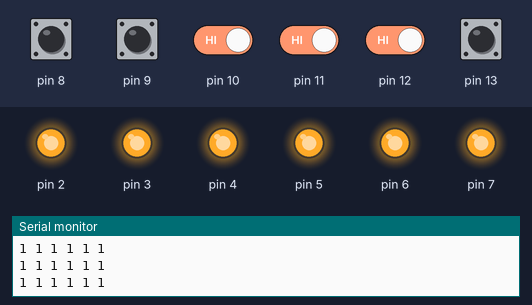
A sketch run on a simulated Arduino Uno, built with avr-gcc and run on an emulated ATmega328P. Shown: output pins drawn as LEDs (lit = HIGH), the last lines printed to the serial monitor. The test bench sets the inputs (shaded band); at power-on: pin 8–13 HIGH.

Above: at 1.2 s.
1.3 s: pin 8 pulled LOW for 1 s
At 2.18 s:
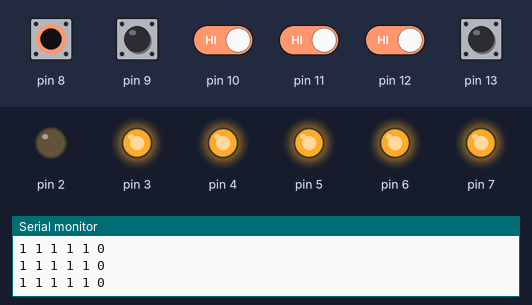
3.8 s: pin 9 pulled LOW for 1 s
At 4.6 s:
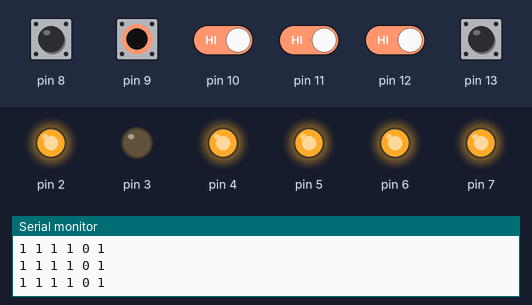
6.3 s: pin 8 driven LOW and pin 9 driven LOW and pin 10 driven LOW and pin 11 driven LOW and pin 12 driven LOW
At 7.3 s:
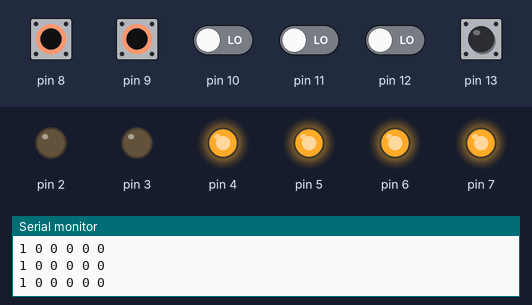
9.3 s: pin 8 driven HIGH
At 10.1 s:
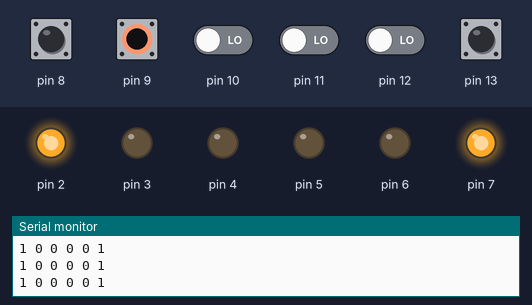
10.8 s: pin 9 driven HIGH
At 11.2 s:
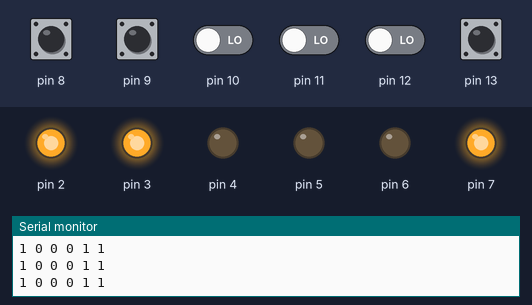
12.3 s: pin 10 driven HIGH
At 13.5 s:
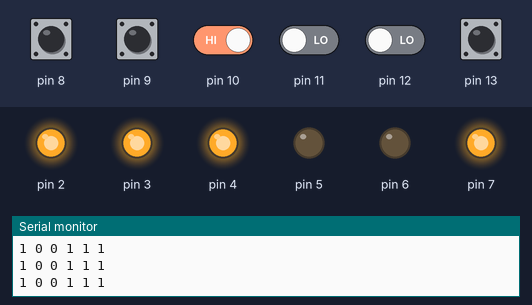
Timing chart, 0 to 14.8 s (numbered marks = the images above; inputs shaded):
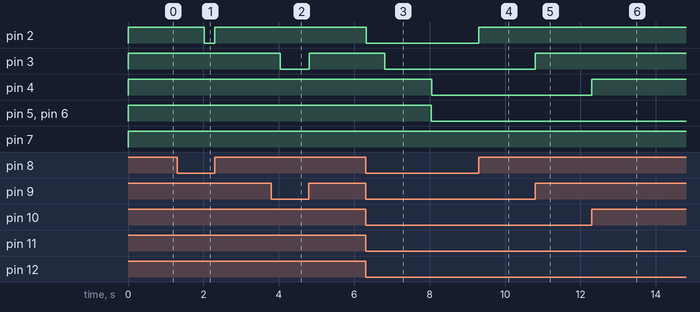

The sketch:

sketch_RADButtons.ino
```cpp
/* CUSTOM CLASS DEFINITION
 *
 *  TODO: may want to have multiple LEDs controlled
 *  by one button --> in that case, we can have
 *  an array of LEDs instead, and methods like
 *  turnOnLED can be turnOnLEDs instead
 *
 *  TODO: does each button need an ID number to
 *  let MaxMSP know which button is sending a signal?
 */
class RAD_Button {

  /* button fields */
  private:
    // connections to Arduino
    byte buttonPin;
    byte ledPin;
    // tracks state of the button
    int buttonState;
    // tracks when the button was last pressed
    unsigned long previousTime;

  /* button functions */
  public:

    RAD_Button(byte B_PIN, byte L_PIN) {
      this->buttonPin = B_PIN;
      this->buttonState = LOW;
      this->ledPin = L_PIN;
      this->previousTime = 0;
    }

    // call this in setup()
    void init() {
      pinMode(buttonPin, INPUT_PULLUP);
      pinMode(ledPin, OUTPUT);
    }

    boolean getButtonState() {
      return digitalRead(buttonPin);
    }

    boolean buttonPressed() {
      return (buttonState == HIGH);
    }

    void reportToMaxMSP() {
      Serial.print(buttonPressed());
      Serial.print(" ");
    }

    void turnOnLED() {
      digitalWrite(ledPin, HIGH);
    }

    void turnOffLED() {
      digitalWrite(ledPin, LOW);
    }

    bool notLit(unsigned long currentTime, const long litTime) {
      return (currentTime - previousTime >= litTime);
    }

    // call this in loop()
    void looping(unsigned long currentTime, const long litTime) {
      buttonState = getButtonState();
      reportToMaxMSP();
      if (notLit(currentTime, litTime)) {
        turnOffLED();
        if (buttonPressed()) {
          previousTime = currentTime;
          turnOnLED();
        }
      }
    }
};

/* ACTUAL PROGRAM */

// a millisecond counter from the start of the program
unsigned long currentTime = 0;
// amount of time for which buttons should be lit
const long litTime = 2000;

/* TODO: make an array of these custom buttons */

// a custom "button" -- push button + LED(s)
//button(BUTTON_PIN, LED_PIN) to initalize button

RAD_Button button1(13, 7);
RAD_Button button2(12, 6);
RAD_Button button3(11, 5);
RAD_Button button4(10, 4);
RAD_Button button5(9, 3);
RAD_Button button6(8, 2);

void setup() {
  Serial.begin(9600);
  button1.init();
  button2.init();
  button3.init();
  button4.init();
  button5.init();
  button6.init();
}

void loop() {
  // set current time the MILLISECOND the program starts
  currentTime = millis() + litTime;
  // perform update actions on the button
  button1.looping(currentTime, litTime);
  button2.looping(currentTime, litTime);
  button3.looping(currentTime, litTime);
  button4.looping(currentTime, litTime);
  button5.looping(currentTime, litTime);
  button6.looping(currentTime, litTime);

  Serial.println();
}
```

Measured:
- after the input at 1.3 s, pin 2: HIGH → LOW after 0.73 s, → HIGH 0.28 s later
- after the input at 3.8 s, pin 3: HIGH → LOW after 0.23 s, → HIGH 0.77 s later
- after the input at 6.3 s, pin 2: HIGH → LOW at once; pin 3: HIGH → LOW after 0.52 s; pin 4: HIGH → LOW after 1.8 s; pin 5, pin 6: HIGH → LOW after 1.7 s
- after the input at 9.3 s, pin 2: LOW → HIGH at once
- after the input at 10.8 s, pin 3: LOW → HIGH at once
- after the input at 12.3 s, pin 4: LOW → HIGH at once
